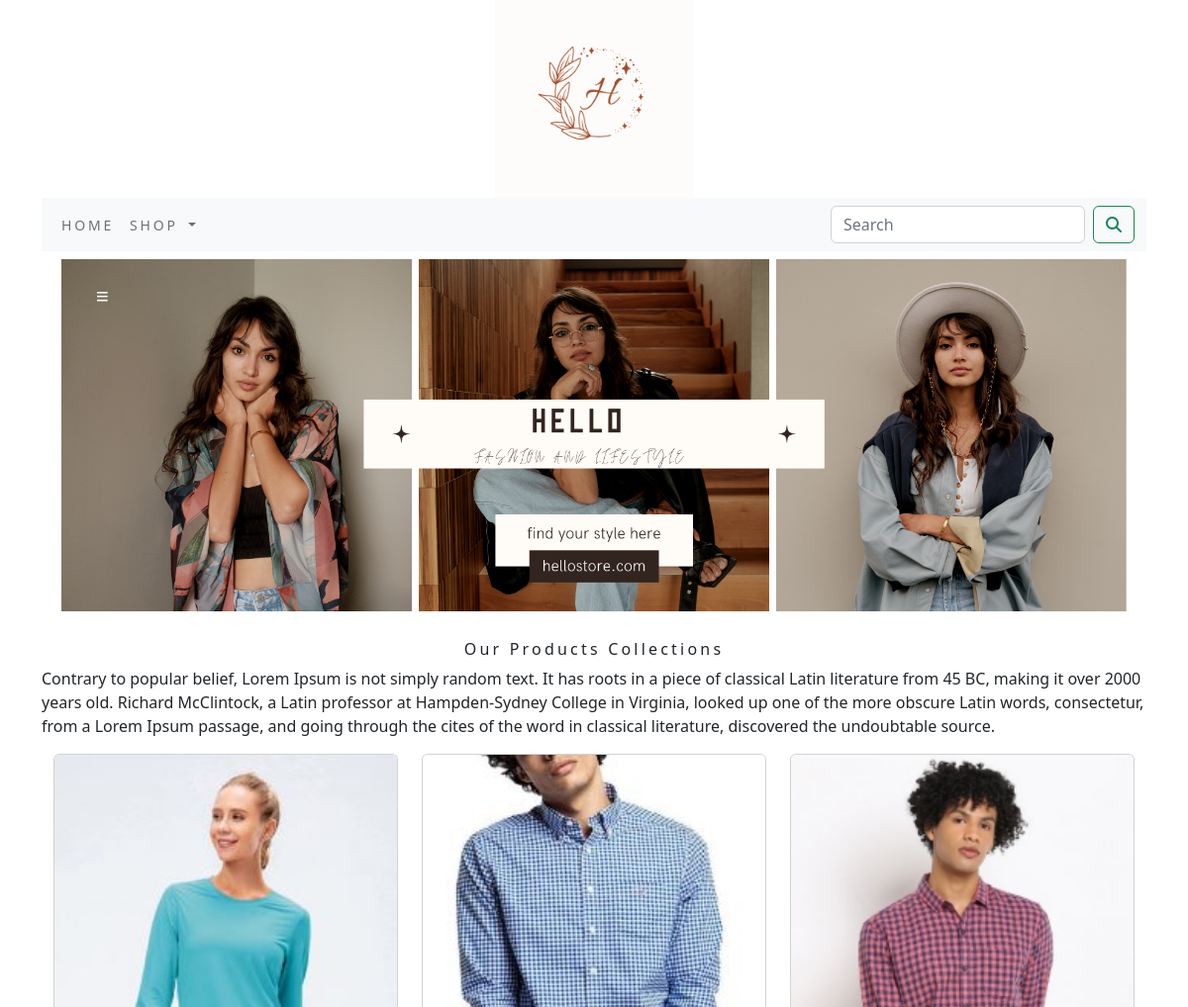
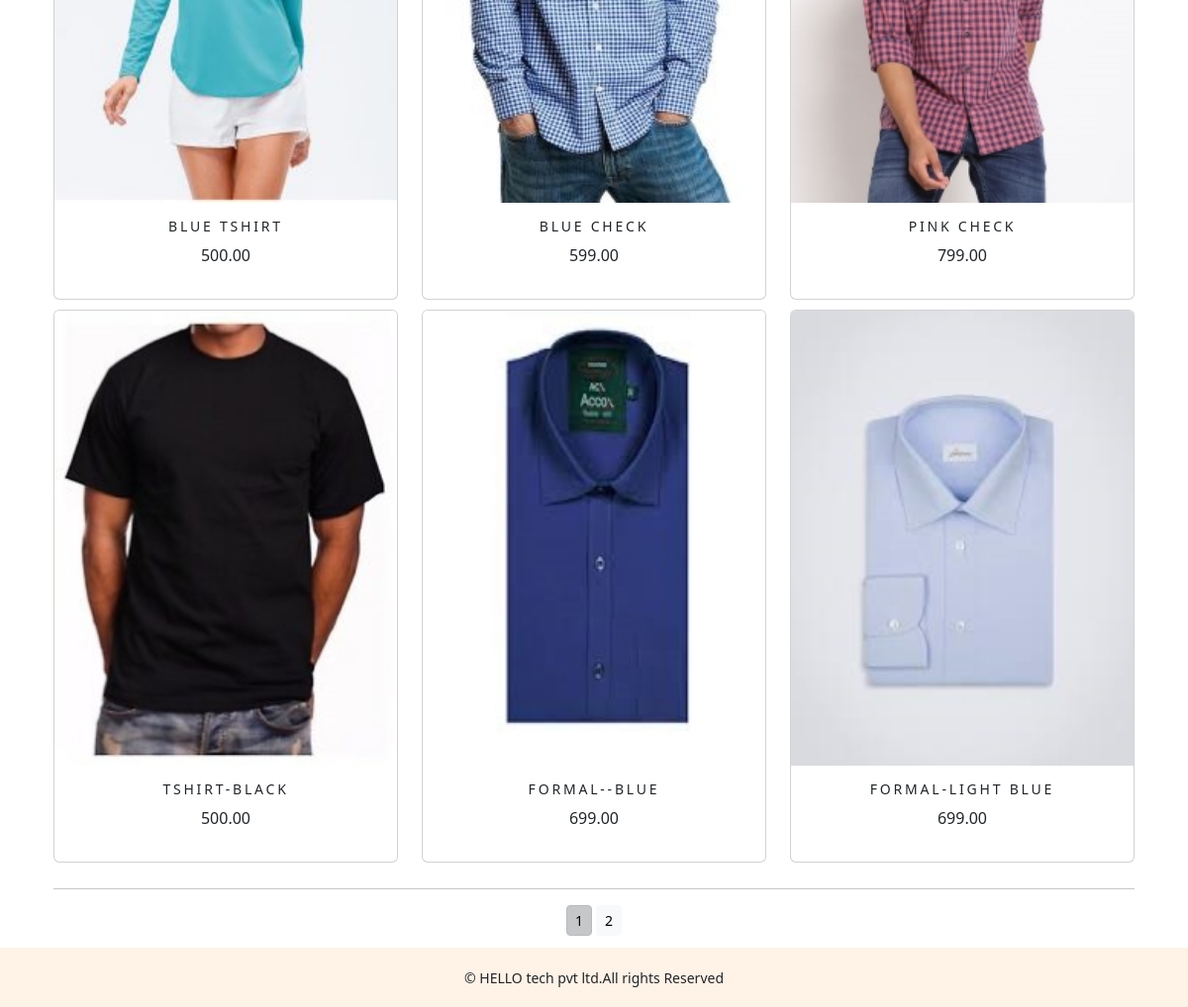
The app's page /shop/ with its own data (2 pictures, top to bottom).
### shop/models.py (models this page shows, shortened)
class Product(models.Model):
    name=models.CharField(max_length=250,unique=True)
    slug=models.SlugField(max_length=250,unique=True)
    description=models.TextField(blank=True)
    price=models.DecimalField(max_digits=10,decimal_places=2)
    category=models.ForeignKey(Category,on_delete=models.CASCADE)
    image = models.ImageField(upload_to="product", blank=True)
    stock=models.IntegerField()
    available=models.BooleanField(default=True)
    created=models.DateTimeField(auto_now_add=True)
    updated=models.DateTimeField(auto_now=True)
    def get_url(self):
        return reverse('shop:prodCatdetail',args=[self.category.slug,self.slug])
    class Meta:
        ordering = ('name',)
        verbose_name = 'product'
        verbose_name_plural = 'products'

### shop/views.py (the view)
# urls.py: path('',views.allProdCat,name='allProdCat'),
def allProdCat(request,c_slug=None):
    c_page=None
    products_list=None
    if c_slug!=None:
        c_page=get_object_or_404(Category,slug=c_slug)
        products_list=Product.objects.all().filter(category=c_page,available=True)
    else:
        products_list=Product.objects.all().filter(available=True)
    paginator=Paginator(products_list,6)
    try:
        page=int(request.GET.get('page','1'))
    except:
        page=1
    try:
        products=paginator.page((page))
    except (EmptyPage,InvalidPage):
        products=paginator.page(paginator.num_pages)
    return render(request,"category.html",{'category':c_page,'products':products})

### cart/context_processors.py (called while the page is built)
def counter(request):
    item_count=0
    if 'admin' in request.path:
        return {}
    else:
        try:
            cart=Cart.objects.filter(cart_id=_cart_id(request))
            car_items=CartItem.objects.all().filter(cart=cart[:1])
            for cart_item in car_items:
                item_count += cart_item.quantity
        except Cart.DoesNotExist:
            item_count =0
    return dict(item_count=item_count)

### cart/views.py (called while the page is built)
def _cart_id(request):
    cart=request.session.session_key
    if not cart:
        cart=request.session.create()
    return cart

### shop/context_processors.py (called while the page is built)
def menu_links(request):
    links=Category.objects.all()
    return dict(links=links)

### shop/models.py (called while the page is built)
    def get_url(self):
        return reverse('shop:products_by_category',args=[self.slug])

### templates/category.html (shortened to what this page needs)
{% extends 'base.html' %}
{% load static %}
{% block content %}
<div class="mx_auto">
    {% if category %}
        <img class="my_image" src="{{category.image.url}}" alt="{{category.name}}">
</div>
    <br>
<div>
        <h1 class="text-center my_title">{{category.name}}</h1>
        <p class="text-justify">{{category.description}}</p>
</div>
    {% else %}
<div>
     <img class="my_image my_image_padding" src="{% static 'img/banner1.png' %}" alt="our products" width="1700px;" height="400px">
</div>
<br>
<div>
    <h1 class="text-center my_title"> Our Products Collections</h1>
    <p class="text-justify">Contrary to popular belief, Lorem Ipsum is not simply random text. It has roots in a piece of classical Latin literature from 45 BC, making it over 2000 years old. Richard McClintock, a Latin professor at Hampden-Sydney College in Virginia, looked up one of the more obscure Latin words, consectetur, from a Lorem Ipsum passage, and going through the cites of the word in classical literature, discovered the undoubtable source.</p>
</div>
{% endif %}
<div class="container">
    <div class="row">
        {% for product in products.object_list %}
        <div class="my_bottom_margin col-9 col-sm-12 col-md-4 col-lg-4">
            <div class="card text-center" style="min-width:18rem;">
                <a href="{{product.get_url}}"><img class="card-img-top my_image" src="{{product.image.url}}" alt="{{product.name}}"></a>
            <div class="card-body">
                <h4>{{product.name}}</h4>
                <p>{{product.price}}</p>
            </div>
            </div>
        </div>
        {% endfor %}
    </div>
    <div class="mx-auto">
        {% if products.paginator.num_pages > 1 %}
        <hr>
        <div class="text-center">
            {% for pg in products.paginator.page_range %}
                <a href="?page={{pg}}" class="btn btn-light btn-sm {% if products.number == pg %} active {% endif %}">{{pg}}</a>
            {% endfor %}
        </div>
        {% endif %}
        <br>
        <br>
    </div>
    <br>
</div>
{% endblock %}

### templates/base.html (shortened to what this page needs)
{% load static %}
<!DOCTYPE html>
<html lang="en" >
<head>
    <link rel="stylesheet" href="{% static 'css/custom.css' %}">
            <link href="{% static 'css/bootstrap.min.css' %}" rel="stylesheet">
</head>
<body>
<div class="container">
{% include 'header.html' %}
{% include 'nav.html' %}
{% block content %}
{% endblock %}
</div>
{% include 'footer.html' %}
</body>
</html>

### templates/header.html
{% load static %}
<header>
    <center>
        <a href="{% url 'shop:allProdCat' %}"> <img src="{% static 'img/logo1.png' %}" alt="logimage" width="200px;"></a>
    </center>
</header>

### templates/nav.html (shortened to what this page needs)
<nav class="navbar navbar-expand-lg bg-light">
  <div class="container-fluid">
    <div class="collapse navbar-collapse" id="navbarSupportedContent">
      <ul class="navbar-nav me-auto mb-2 mb-lg-0">
        <li class="nav-item">
          <a class="nav-link" href="#">Home</a>
        </li>
        <li class="nav-item dropdown {% if 'shop' in request.path %} active {% endif %}">
          <a class="nav-link dropdown-toggle" href="#" role="button" data-bs-toggle="dropdown" aria-expanded="false">
            Shop
          </a>
        </li>
      </ul>
      <form class="d-flex" role="search" action="{% url 'search_app:SearchResult' %}" method="get">
        <input class="form-control me-2" type="search" placeholder="Search" name="q" aria-label="Search">
        <button class="btn btn-outline-success" type="submit"><i class ="fa fa-search" aria-hidden="true"></i></button>
      </form>
    </div>
  </div>
</nav>

### templates/footer.html
<div class="footer fixed-bottom my_footer" style="bottom:0;width:100%">
  <p class="text-center">&copy; HELLO tech pvt ltd.All rights Reserved</p>
</div>

### static/css/custom.css (style rules this page uses)
body { font-family: 'Rajadhani', sans-serif; }
.nav-item { letter-spacing : .2em; font-size : 14px; text-transform : uppercase; }
.my_footer { background-color:#fff2e6 ; height: 60px; }
.my_footer { padding-top:20px; font-size:14px; }
.my_image { width:100%; height:auto; }
.my_title { font-size: 16px; text_transform:uppercase; letter-spacing: .2em; }
.my_image_padding { padding:5px; }
.my_bottom_margin { margin-bottom:10px; }
.card-body h4 { font-size:14px; text-transform:uppercase; letter-spacing: .2em; }

### records on screen
Product: image (picture), name "BLUE TSHIRT", price "500.00"
Product: image (picture), name "BLUE CHECK", price "599.00"
Product: image (picture), name "PINK CHECK", price "799.00"
Product: image (picture), name "TSHIRT-BLACK", price "500.00"
Product: image (picture), name "FORMAL--BLUE", price "699.00"
Product: image (picture), name "FORMAL-LIGHT BLUE", price "699.00"

### other values on screen
{{ pg }} "1" "2"
